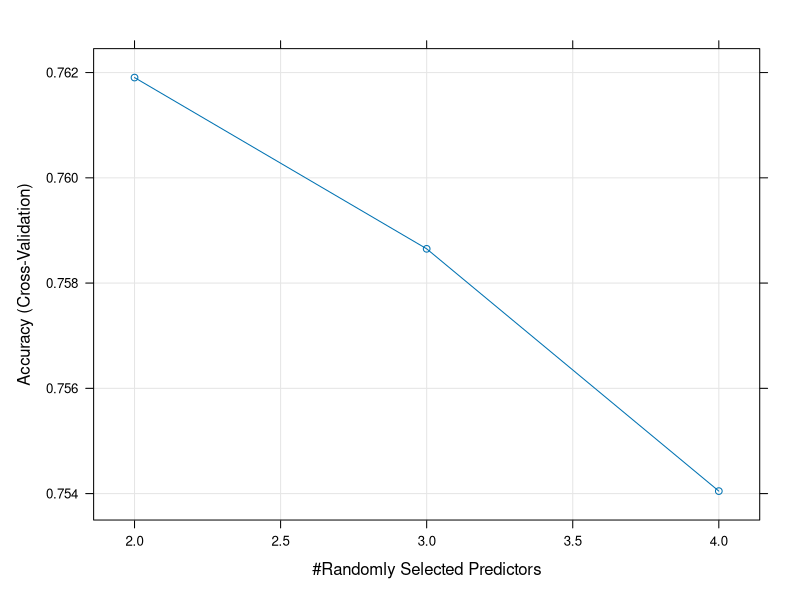

Write R code to recreate this figure. (Note: this script raises an error after producing the figure.)
## ---- chunk 1
knitr::opts_chunk$set(message = FALSE)
## ---- chunk 2
library(mlbench)
data(PimaIndiansDiabetes)
df <- PimaIndiansDiabetes
## ---- chunk 3
set.seed(2020)
names(df)[9] <- 'target'
library(caret)
splitIndex <- createDataPartition(df$target, p = .80, 
                                  list = FALSE)
df_train <- df[ splitIndex,]
df_test <- df[-splitIndex,]
## ---- chunk 4
tuneGrid = expand.grid(mtry = 2:4)
trControl = trainControl(method = "cv",
                         number = 30)
forest_rf <- train(target~., data=df_train, 
                                method = "rf", 
                                trControl = trControl,
                                tuneGrid = tuneGrid)
plot(forest_rf)
print(forest_rf)
#'Mtry' of 2 produces greatest accuracy.
## ---- chunk 5
#install.packages('ranger')
library(caret)
trControl = trainControl(method = "cv",
                         number = 30)
tuneGrid = expand.grid(mtry = 2:4,
                       splitrule = c('gini', 'extratrees'),
                       min.node.size = c(1:10))
forest_ranger <- train(target~., data=df_train, 
                    method = "ranger", 
                    trControl = trControl,
                    tuneGrid = tuneGrid)
plot(forest_ranger)
print(forest_ranger)
#The final values used for the model were mtry = 4, splitrule= extratrees and min.node.size = 5.
## ---- chunk 6
getModelInfo('nnet')$nnet$parameters
trControl = trainControl(method = "cv",
                         number = 10)
tuneGrid = expand.grid(size=0:5,decay=1.0e-5)
nnetwork <- train(target~., data=df_train, 
                    method = "nnet", 
                    trControl = trControl,
                    tuneGrid = tuneGrid)
## ---- chunk 7
trControl = trainControl(method = "cv",
                         number = 5)
ada <- train(target~., data=df_train, 
                                method = "ada", 
                                trControl = trControl)
qda <- train(target~., data=df_train, 
                    method = "qda", 
                                trControl = trControl)
RFlda <- train(target~., data=df_train, 
                                method = "RFlda", 
                                trControl = trControl)
results <- resamples(list('ada' = ada,
                          'Qda' = qda,
                          'RFlda'= RFlda))
bwplot(results)
#Best model seems to be Boosted Classification Trees (ada)
